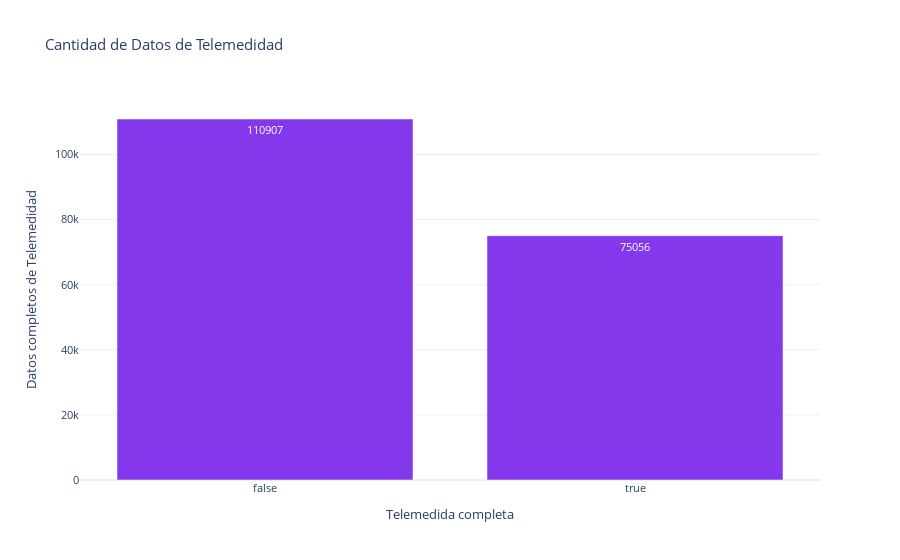

Source (notebook cell):
### Markdown cell above
**Conjunto de Datos resumen_criticas**

### Code cell
# Contar la frecuencia de medidores por ciudad
subjuicio_counts = df_critica['subjuicio'].value_counts()

# Crear el gráfico de barras con Plotly
fig = go.Figure(data=[
    go.Bar(
        name='Cantidad de Medidores', 
        x=subjuicio_counts.index, 
        y=subjuicio_counts.values, 
        marker=dict(color='#8338ec'),
        text=subjuicio_counts.values,
        textposition='inside',
        textfont=dict(color='white')  # Color del texto dentro de las barras
    )
])

# Ajustar el diseño y formato del gráfico
fig.update_layout(
    title='Cantidad de Datos de Telemedidad',
    xaxis_title='Telemedida completa',
    yaxis_title='Datos completos de Telemedidad',
    font=dict(size=11),
    template='plotly_white'
)

# Mostrar el gráfico
fig.show()

### Figure 1 — Plotly figure (JSON) as saved in the notebook; plotly's stock layout.template omitted (floating-point values rounded to 4 significant figures)
{"data": [{"marker": {"color": "#8338ec"}, "name": "Cantidad de Medidores", "text": [110907, 75056], "textfont": {"color": "white"}, "textposition": "inside", "type": "bar", "x": [false, true], "y": [110907, 75056]}], "layout": {"font": {"size": 11}, "title": {"text": "Cantidad de Datos de Telemedidad"}, "xaxis": {"title": {"text": "Telemedida completa"}}, "yaxis": {"title": {"text": "Datos completos de Telemedidad"}}}}
